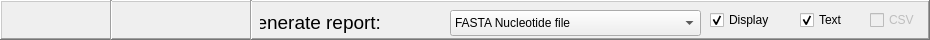
         <widget class="QFrame" name="frame_7">
          <property name="sizePolicy">
           <sizepolicy hsizetype="Preferred" vsizetype="Preferred">
            <horstretch>0</horstretch>
            <verstretch>0</verstretch>
           </sizepolicy>
          </property>
          <property name="minimumSize">
           <size>
            <width>0</width>
            <height>40</height>
           </size>
          </property>
          <property name="maximumSize">
           <size>
            <width>940</width>
            <height>34</height>
           </size>
          </property>
          <property name="frameShape">
           <enum>QFrame::WinPanel</enum>
          </property>
          <property name="frameShadow">
           <enum>QFrame::Raised</enum>
          </property>
          <widget class="QPushButton" name="btnDeleteRecord">
           <property name="geometry">
            <rect>
             <x>0</x>
             <y>0</y>
             <width>70</width>
             <height>40</height>
            </rect>
           </property>
           <property name="sizePolicy">
            <sizepolicy hsizetype="Fixed" vsizetype="Preferred">
             <horstretch>0</horstretch>
             <verstretch>0</verstretch>
            </sizepolicy>
           </property>
           <property name="minimumSize">
            <size>
             <width>0</width>
             <height>0</height>
            </size>
           </property>
           <property name="maximumSize">
            <size>
             <width>16777215</width>
             <height>50</height>
            </size>
           </property>
           <property name="toolTip">
            <string>Delete current/checked</string>
           </property>
           <property name="text">
            <string/>
           </property>
           <property name="icon">
            <iconset resource="../../../../Volumes/Promise Pegasus/Dropbox/VGenes/Resources/VgenesResources.qrc">
             <normaloff>:/PNG-Icons/delete.png</normaloff>:/PNG-Icons/delete.png</iconset>
           </property>
           <property name="iconSize">
            <size>
             <width>24</width>
             <height>24</height>
            </size>
           </property>
           <property name="flat">
            <bool>true</bool>
           </property>
          </widget>
          <widget class="QPushButton" name="btnCopyRecords">
           <property name="geometry">
            <rect>
             <x>120</x>
             <y>0</y>
             <width>70</width>
             <height>40</height>
            </rect>
           </property>
           <property name="sizePolicy">
            <sizepolicy hsizetype="Fixed" vsizetype="Preferred">
             <horstretch>0</horstretch>
             <verstretch>0</verstretch>
            </sizepolicy>
           </property>
           <property name="minimumSize">
            <size>
             <width>0</width>
             <height>0</height>
            </size>
           </property>
           <property name="maximumSize">
            <size>
             <width>16777215</width>
             <height>50</height>
            </size>
           </property>
           <property name="toolTip">
            <string>&lt;html&gt;&lt;head/&gt;&lt;body&gt;&lt;p&gt;Copy checked records into another database&lt;/p&gt;&lt;/body&gt;&lt;/html&gt;</string>
           </property>
           <property name="icon">
            <iconset resource="../../../../Volumes/Promise Pegasus/Dropbox/VGenes/Resources/VgenesResources.qrc">
             <normaloff>:/PNG-Icons/Duplicate.png</normaloff>:/PNG-Icons/Duplicate.png</iconset>
           </property>
           <property name="iconSize">
            <size>
             <width>24</width>
             <height>24</height>
            </size>
           </property>
           <property name="flat">
            <bool>true</bool>
           </property>
          </widget>
          <widget class="QPushButton" name="btnExtractRecords">
           <property name="geometry">
            <rect>
             <x>180</x>
             <y>0</y>
             <width>70</width>
             <height>40</height>
            </rect>
           </property>
           <property name="sizePolicy">
            <sizepolicy hsizetype="Fixed" vsizetype="Preferred">
             <horstretch>0</horstretch>
             <verstretch>0</verstretch>
            </sizepolicy>
           </property>
           <property name="minimumSize">
            <size>
             <width>0</width>
             <height>0</height>
            </size>
           </property>
           <property name="maximumSize">
            <size>
             <width>16777215</width>
             <height>50</height>
            </size>
           </property>
           <property name="toolTip">
            <string>&lt;html&gt;&lt;head/&gt;&lt;body&gt;&lt;p&gt;Make a new VGenes database file from checked records&lt;/p&gt;&lt;/body&gt;&lt;/html&gt;</string>
           </property>
           <property name="icon">
            <iconset resource="../../../../Volumes/Promise Pegasus/Dropbox/VGenes/Resources/VgenesResources.qrc">
             <normaloff>:/PNG-Icons/Insert.png</normaloff>:/PNG-Icons/Insert.png</iconset>
           </property>
           <property name="iconSize">
            <size>
             <width>24</width>
             <height>24</height>
            </size>
           </property>
           <property name="flat">
            <bool>true</bool>
           </property>
          </widget>
          <widget class="QPushButton" name="btnQuery">
           <property name="geometry">
            <rect>
             <x>380</x>
             <y>0</y>
             <width>70</width>
             <height>40</height>
            </rect>
           </property>
           <property name="sizePolicy">
            <sizepolicy hsizetype="Fixed" vsizetype="Preferred">
             <horstretch>0</horstretch>
             <verstretch>0</verstretch>
            </sizepolicy>
           </property>
           <property name="minimumSize">
            <size>
             <width>0</width>
             <height>0</height>
            </size>
           </property>
           <property name="maximumSize">
            <size>
             <width>16777215</width>
             <height>50</height>
            </size>
           </property>
           <property name="toolTip">
            <string>generate report or subset based on checked items</string>
           </property>
           <property name="icon">
            <iconset resource="../../../../Volumes/Promise Pegasus/Dropbox/VGenes/Resources/VgenesResources.qrc">
             <normaloff>:/PNG-Icons/Query.png</normaloff>:/PNG-Icons/Query.png</iconset>
           </property>
           <property name="iconSize">
            <size>
             <width>24</width>
             <height>24</height>
            </size>
           </property>
           <property name="flat">
            <bool>true</bool>
           </property>
          </widget>
          <widget class="Line" name="line_5">
           <property name="geometry">
            <rect>
             <x>250</x>
             <y>0</y>
             <width>3</width>
             <height>40</height>
            </rect>
           </property>
           <property name="orientation">
            <enum>Qt::Vertical</enum>
           </property>
          </widget>
          <widget class="QComboBox" name="cboReportOptions">
           <property name="geometry">
            <rect>
             <x>450</x>
             <y>10</y>
             <width>251</width>
             <height>26</height>
            </rect>
           </property>
           <item>
            <property name="text">
             <string>FASTA Nucleotide file</string>
            </property>
           </item>
           <item>
            <property name="text">
             <string>FASTA Amino Acid file</string>
            </property>
           </item>
           <item>
            <property name="text">
             <string>FASTA Germline Nucleotide file</string>
            </property>
           </item>
           <item>
            <property name="text">
             <string>FASTA Germline Amino Acid file</string>
            </property>
           </item>
           <item>
            <property name="text">
             <string>AbVec cloning PCR</string>
            </property>
           </item>
           <item>
            <property name="text">
             <string>Sequence summary</string>
            </property>
           </item>
           <item>
            <property name="text">
             <string>Comma seperated values (.csv)</string>
            </property>
           </item>
           <item>
            <property name="text">
             <string>Custom report</string>
            </property>
           </item>
          </widget>
          <widget class="QCheckBox" name="ckReportDisplay">
           <property name="geometry">
            <rect>
             <x>710</x>
             <y>10</y>
             <width>71</width>
             <height>20</height>
            </rect>
           </property>
           <property name="text">
            <string>Display</string>
           </property>
           <property name="checked">
            <bool>true</bool>
           </property>
          </widget>
          <widget class="QCheckBox" name="ckReportText">
           <property name="geometry">
            <rect>
             <x>800</x>
             <y>10</y>
             <width>51</width>
             <height>20</height>
            </rect>
           </property>
           <property name="text">
            <string>Text</string>
           </property>
           <property name="checked">
            <bool>true</bool>
           </property>
          </widget>
          <widget class="QCheckBox" name="ckReportCSV">
           <property name="enabled">
            <bool>false</bool>
           </property>
           <property name="geometry">
            <rect>
             <x>870</x>
             <y>10</y>
             <width>51</width>
             <height>20</height>
            </rect>
           </property>
           <property name="text">
            <string>CSV</string>
           </property>
          </widget>
          <widget class="QLabel" name="seqlabel_26">
           <property name="geometry">
            <rect>
             <x>260</x>
             <y>10</y>
             <width>121</width>
             <height>25</height>
            </rect>
           </property>
           <property name="sizePolicy">
            <sizepolicy hsizetype="Preferred" vsizetype="Preferred">
             <horstretch>0</horstretch>
             <verstretch>0</verstretch>
            </sizepolicy>
           </property>
           <property name="minimumSize">
            <size>
             <width>0</width>
             <height>0</height>
            </size>
           </property>
           <property name="font">
            <font>
             <family>Lucida Grande</family>
             <pointsize>14</pointsize>
            </font>
           </property>
           <property name="text">
            <string>Generate report:</string>
           </property>
           <property name="alignment">
            <set>Qt::AlignRight|Qt::AlignTrailing|Qt::AlignVCenter</set>
           </property>
          </widget>
          <widget class="Line" name="line_6">
           <property name="geometry">
            <rect>
             <x>110</x>
             <y>0</y>
             <width>3</width>
             <height>40</height>
            </rect>
           </property>
           <property name="orientation">
            <enum>Qt::Vertical</enum>
           </property>
          </widget>
         </widget>
